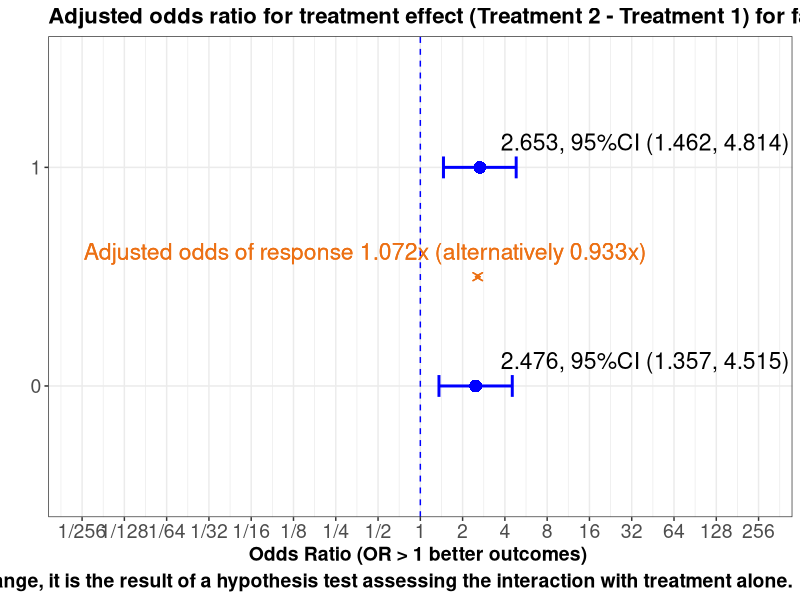
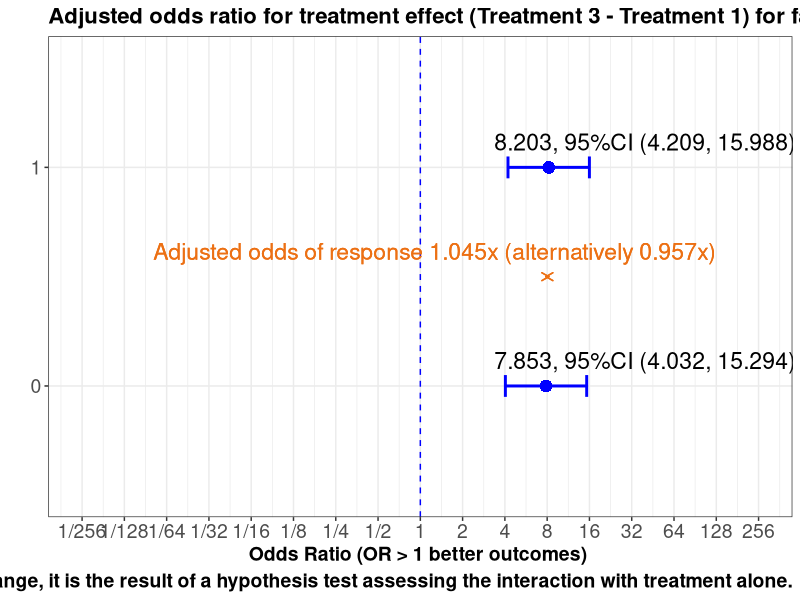

These charts were generated, in order, by the following R code:

# we have defaulted to truth as no interaction 

rm(list=ls())
set.seed(1234)
library(rms)          # automatically engages rms(Hmisc)
library(tidyverse)
library(reshape)
library(rms)
library(ggplot2)
require(gridExtra)


## convenience functions
p0 <- function(x) {formatC(x, format="f", digits=1)}
p1 <- function(x) {formatC(x, format="f", digits=1)}
p2 <- function(x) {formatC(x, format="f", digits=2)}
p3 <- function(x) {formatC(x, format="f", digits=3)}
p4 <- function(x) {formatC(x, format="f", digits=4)}
p5 <- function(x) {formatC(x, format="f", digits=5)}

logit <-     function(p) log(1/(1/p-1))
expit <-     function(x) 1/(1/exp(x) + 1)
inv_logit <- function(logit) exp(logit) / (1 + exp(logit))
is.even <-   function(x){ x %% 2 == 0 }                       # function to id. odd maybe useful
options(width=200)


#Simulate logistic regression and focus on one factor's interaction with treatment and how we should present the results

# select the design to simulate!!!!!!!!
Design = "Treatment interacts with all variables" 
Design = "Treatment interacts with smoking only" 
Design = "No-interaction logit-additive model"

# coefficients on log odds scale

intercept <- -3
n=10000
v1 = 1 
v2 = 1/(65-18)
v3 = 0.4
v4 = 0
v5 = 1/3
v6 = -.5/10
v7 = 0.25/30
v8 = -.1/10
v9 = -1/50
v10 = log(2) ################!!!  OR2
v11 = -log(1)
v12 = log(0.5)

#~~~~~~~~~~~~~~~~~~~~~~~~~~~~~~~~~~~~~~~~~~~~~~~~~~~~~~~~~~~~~~~~~~~~~~~~~~~~~~~~~
randomi <- runif(n)    # this determines Y=1 later, 
#~~~~~~~~~~~~~~~~~~~~~~~~~~~~~~~~~~~~~~~~~~~~~~~~~~~~~~~~~~~~~~~~~~~~~~~~~~~~~~~~~

trt.coef       <-  v1     # log odds ratio so 1 -> 2.718, so 1 is LARGE
age.coef       <-  v2     # log odds of 1 over the age range
smoke.coef     <-  v3     # this is odds of 1.5
bmi.coef       <-  v4     # this is an odds of 1..50:50
covar3.coef    <-  v5     # log odds 1 over range of 3
covar1.coef    <-  v6     # log odds -.05 per unit change
vas.coef       <-  v7     # log odds .008 per unit change. log odds .25 over 30 units odds 1.27
time.coef      <-  v8     # log odds -.01 per year, log odds -.1 over 10 years or odds .90
covar2.coef    <-  v9     # log odds 0.02 per unit, log odds 1 over 50 units or odds 2.7
fact1.coef     <-  v10    # log odds 0.693 per change in binary, or odds of 2   !!!!!!!!!!!!!!!
binary2.coef   <-  v11    # log odds 0 per change in binary, or odds of 1  
sex.coef       <-  v12    # log odds -0.693 per change in binary, or odds of .5  

# made up data structure 
trt      <- sample(1:3,   n, replace=TRUE)      # trt 3 levels
age      <- sample(18:65, n, replace=TRUE)      # continuous
bmi      <- sample(1:3,   n, replace=TRUE)      # assume 3 equal groups
smoking  <- sample(1:3,   n, replace=TRUE)      # categorical assume 3 equal groups
covar3   <- round(runif(n,0,3),2)
covar1   <- round(runif(n,0,10),2)
vas      <- sample(1:30, n, replace=TRUE)
time     <- round(runif(n,0,10),2)              # years
covar2   <- sample(1:50, n, replace=TRUE)
fact1    <- sample(0:1,  n, replace=TRUE)
binary2  <- sample(0:1,  n, replace=TRUE)
sex      <- sample(0:1,  n, replace=TRUE)


# Linear predictor



#~~~~~~~~~~~~~~~~~~~~~~~~~~~~~~~~~~~~~~~~~~~~~~~~~~~~~~~~~~~~~~~~~~~~~~~~~~~~~~~~~~~~~~~~~~~~~~~~~~~~~~~~~~~~~~~~~~~~~~~~~~~~linear predictor
if ( ( Design) == "Treatment interacts with all variables" )  {
  
  lp = intercept + trt*trt.coef*(smoking*smoke.coef   +   age*age.coef  + bmi*bmi.coef   + covar3*covar3.coef +
                                   covar1*covar1.coef +   vas*vas.coef  + time*time.coef + covar2*covar2.coef +
                                   fact1*fact1.coef   +
                                   binary2*binary2.coef + sex*sex.coef) 
  
  
}   else if ( ( Design ) == "Treatment interacts with smoking only" ) {    
  
  # truth  only smoking interacts  with trt
  lp = intercept + (trt*trt.coef*smoking*smoke.coef)   +   age*age.coef   + bmi*bmi.coef + covar3*covar3.coef +
    covar1*covar1.coef  + vas*vas.coef   + time*time.coef + covar2*covar2.coef + fact1*fact1.coef +
    binary2*binary2.coef + sex*sex.coef
  
  
}   else if ( ( Design) == "No-interaction logit-additive model" ) {  
  
  # truth no interactions
  lp = intercept + trt*trt.coef + smoking*smoke.coef + age*age.coef  + bmi*bmi.coef  + covar3*covar3.coef  +
    covar1*covar1.coef + vas*vas.coef  + time*time.coef + covar2*covar2.coef + fact1*fact1.coef +
    binary2*binary2.coef + sex*sex.coef
}

y <- ifelse(randomi < plogis(lp), 1, 0)   # one liner  randomi object is necessary for R shiny only



# Dataset creation Stick the linear predictor and covariates together


datx <- data.frame(cbind(y,  trt ,smoking,  age, covar3, covar1, vas, time, covar2, fact1, binary2, sex, bmi))

da <-  datx 

da$trt <-     factor(da$trt)
da$smoking <- factor(da$smoking)
da$fact1 <-   factor(da$fact1)
da$binary2 <- factor(da$binary2)
da$sex <-     factor(da$sex)
da$bmi <-     factor(da$bmi)

# labels for forest plots
label(da$age)                <- 'Age'                       
label(da$trt)                <- 'Treatment'
label(da$bmi)                <- 'Body Mass Index'
label(da$smoking)            <- 'Smoking'
label(da$covar3)             <- 'Biomarker'
label(da$covar1)             <- 'Blood score'
label(da$vas)                <- 'Visual analogue score'
label(da$time)               <- 'Time since diagnosis'
label(da$covar2)             <- 'Fitness score'
label(da$fact1)              <- "History"
label(da$binary2)            <- "Employed"
label(da$sex)                <- 'Sex'

dd <<- datadist(da)
options(datadist="dd")

# Regression Run logistic regression

A<-lrm(y~   trt * (smoking  + age  + bmi + covar3 + covar1 + vas + time + covar2 + fact1 + binary2 +sex),da, y=TRUE ,x=TRUE)  # all interact with trt
B<-lrm(y~  (trt *  smoking) + age  + bmi + covar3 + covar1 + vas + time + covar2 + fact1 + binary2 +sex, da, y=TRUE, x=TRUE)  # smoking * trt only
C<-lrm(y~   trt +  smoking  + age +  bmi + covar3 + covar1 + vas + time + covar2 + fact1 + binary2 +sex, da, y=TRUE, x=TRUE)  # main effect




## treatment effects # relvel or use contrast


v0. <-  1
v1. <-  40
v2. <-  1.3
v3. <-  5
v4. <-  17
v5. <-  4
v6. <-  20
v7. <-  0
v8. <-  0
v9. <-  0
v10. <- 1

## need trt levels

#i <- as.numeric(unlist(strsplit(input$tlevz,",")))

M <- 1
N <- 2


# need to enter the order of the infep factor levels 
#i <- as.numeric(unlist(strsplit(input$ilevz,",")))


M1 <- 0 
N1 <- 21



options(digits=6)

 
 
##################GOOD TO HERE#################################################

# inputs
# covariate settings of other variables
# levels of indep var
# trt levels of interest

v0. <- 1 # smoking
v1. <- 0 # age
v2. <- 0 # biomarker  
v3. <- 0 # blood      
v4. <- 0 # vas       
v5. <- 0 # time     
v6. <- 0 # fitness    
v7. <- 0 # history
v8. <- 0 # employed   
v9. <- 0 # sex  
v10. <- 1 # BMI       


#function to return contrast/double/anova p


































#~~~~~~~~~~~~~~~~~~~~~~~~~~~~~~~~~~~~~~~~~~~~~~~~~~~~~~~~~~~~~~~~~~~~~~~~~~~~~~~~~~~~~~~~~~~~~~~~
#~~~~~~~~~~~~~~~~~~~~~~~~~~~~~~~~~~~~~~~~~~~~~~~~~~~~~~~~~~~~~~~~~~~~~~~~~~~~~~~~~~~~~~~~~~~~~~~~
# function to get treatment effects for interactions, double diff and anova p value for 
# interaction chunk
# M and N are the treatment levels , 
# M1 and N1 are the independent variable levels

statz <- function( v="fact1", M=1,  N=2,   M1=0 , N1=1)  {


if (v %in% "fact1") {

  k1 <- rms::contrast(A,   
                      list(fact1=c(M1,N1),  
                           smoking=v0.,  age=v1., covar3=v2., covar1=v3., vas=v4., time =v5.,
                           covar2=v6., binary2=v8., sex=v9. , bmi=v10., 
                           trt=c(N)),
                      
                      list(fact1=c(M1,N1),    
                           smoking=v0.,  age=v1., covar3=v2., covar1=v3., vas=v4., time =v5.,
                           covar2=v6., binary2=v8., sex=v9. , bmi=v10., 
                           trt=c(M))
                      
  )
  
  double <- contrast(A, 
                     list(trt=N,  fact1=N1
                     ),
                     
                     list(trt=M,  fact1=N1 
                     ),
                     
                     list(trt=N,  fact1=M1
                     ),
                     
                     list(trt=M,  fact1=M1 
                     ), 
                     conf.int=.95)


    # lets get the interaction p-value
    x <- anova(A, india=FALSE )
    pv <- x[grep("* fact1", rownames(x)),"P"]
    pvalue <- x[grep("* fact1", rownames(x)),]
    M=M;N=N;M1=M1;N1=N1
#~~~~~~~~~~~~~~~~~~~~~~~~~~~~~~~~~~~~~~~~~~~~~~~~~~~~~~~~~~~~~~~~~~~~~~~~~~~~~~~~~~~~~~~~~~~~~~~~
#~~~~~~~~~~~~~~~~~~~~~~~~~~~~~~~~~~~~~~~~~~~~~~~~~~~~~~~~~~~~~~~~~~~~~~~~~~~~~~~~~~~~~~~~~~~~~~~~
    
} else if (v %in% "age") {
  
  
  k1 <- rms::contrast(A,
                      
                      list(fact1=v10.,
                           smoking=v0., age=c(M1,N1), covar3=v2., covar1=v3., vas=v4., time=v5.,
                           covar2=v6., binary2=v8., sex=v9., bmi=v10.,
                           trt=N),
                      
                      list(fact1=v10.,
                           smoking=v0., age=c(M1,N1), covar3=v2., covar1=v3., vas=v4., time=v5.,
                           covar2=v6.,  binary2=v8., sex=v9., bmi=v10.,
                           trt=M) 
  )
  
  
  double <- contrast(A, 
                     list(trt=N,  age=N1
                     ),
                     
                     list(trt=M,  age=N1 
                     ),
                     
                     list(trt=N,  age=M1
                     ),
                     
                     list(trt=M,  age=M1 
                     ), 
                     conf.int=.95)
  
  
  # lets get the interaction p-value
  x <- anova(A, india=FALSE )
  pv <- x[grep("* age", rownames(x)),"P"]
  pvalue <- x[grep("* age", rownames(x)),]
  M=M;N=N;M1=M1;N1=N1

  
  #~~~~~~~~~~~~~~~~~~~~~~~~~~~~~~~~~~~~~~~~~~~~~~~~~~~~~~~~~~~~~~~~~~~~~~~~~~~~~~~~~~~~~~~~~~~~~~~~
  #~~~~~~~~~~~~~~~~~~~~~~~~~~~~~~~~~~~~~~~~~~~~~~~~~~~~~~~~~~~~~~~~~~~~~~~~~~~~~~~~~~~~~~~~~~~~~~~~
  
}   else if (v %in% "bmi") {
  
  k1 <- rms::contrast(A,
                      
                      list(fact1=v10.,
                           smoking=v0., age=v1., covar3=v2., covar1=v3., vas=v4., time=v5.,
                           covar2=v6., binary2=v8., sex=v9., bmi=c(M1,N1),
                           trt=N),
                      
                      list(fact1=v10.,
                           smoking=v0., age=v1., covar3=v2., covar1=v3., vas=v4., time=v5.,
                           covar2=v6.,  binary2=v8., sex=v9., bmi=c(M1,N1),
                           trt=M) 
  )
  
  
  double <- contrast(A, 
                     list(trt=N,  bmi=N1
                     ),
                     
                     list(trt=M,  bmi=N1 
                     ),
                     
                     list(trt=N,  bmi=M1
                     ),
                     
                     list(trt=M,  bmi=M1 
                     ), 
                     conf.int=.95)
  
  
  # lets get the interaction p-value
  x <- anova(A, india=FALSE )
  pv <- x[grep("* bmi", rownames(x)),"P"]
  pvalue <- x[grep("* bmi", rownames(x)),]
  M=M;N=N;M1=M1;N1=N1
  #~~~~~~~~~~~~~~~~~~~~~~~~~~~~~~~~~~~~~~~~~~~~~~~~~~~~~~~~~~~~~~~~~~~~~~~~~~~~~~~~~~~~~~~~~~~~~~~~
  #~~~~~~~~~~~~~~~~~~~~~~~~~~~~~~~~~~~~~~~~~~~~~~~~~~~~~~~~~~~~~~~~~~~~~~~~~~~~~~~~~~~~~~~~~~~~~~~~
  
} else if (v %in% "covar3") {
  
  
  k1 <- rms::contrast(A,
                      
                      list(fact1=v10.,
                           smoking=v0., age=v1., covar3=c(M1,N1), covar1=v3., vas=v4., time=v5.,
                           covar2=v6., binary2=v8., sex=v9., bmi=v10.,
                           trt=N),
                      
                      list(fact1=v10.,
                           smoking=v0., age=v1., covar3=c(M1,N1), covar1=v3., vas=v4., time=v5.,
                           covar2=v6.,  binary2=v8., sex=v9., bmi=v10.,
                           trt=M) 
  )
  
  
  double <- contrast(A, 
                     list(trt=N,  covar3=N1
                     ),
                     
                     list(trt=M,  covar3=N1 
                     ),
                     
                     list(trt=N,  covar3=M1
                     ),
                     
                     list(trt=M,  covar3=M1 
                     ), 
                     conf.int=.95)
  
  
  # lets get the interaction p-value
  x <- anova(A, india=FALSE )
  pv <- x[grep("* covar3", rownames(x)),"P"]
  pvalue <- x[grep("* covar3", rownames(x)),]
  
  M=M;N=N;M1=M1;N1=N1
  
  #~~~~~~~~~~~~~~~~~~~~~~~~~~~~~~~~~~~~~~~~~~~~~~~~~~~~~~~~~~~~~~~~~~~~~~~~~~~~~~~~~~~~~~~~~~~~~~~~
  #~~~~~~~~~~~~~~~~~~~~~~~~~~~~~~~~~~~~~~~~~~~~~~~~~~~~~~~~~~~~~~~~~~~~~~~~~~~~~~~~~~~~~~~~~~~~~~~~
  
} else if (v %in% "covar1") {
  
  
  k1 <- rms::contrast(A,
                      
                      list(fact1=v10.,
                           smoking=v0., age=v1., covar1=c(M1,N1), covar3=v2., vas=v4., time=v5.,
                           covar2=v6., binary2=v8., sex=v9., bmi=v10.,
                           trt=N),
                      
                      list(fact1=v10.,
                           smoking=v0., age=v1., covar1=c(M1,N1), covar3=v2., vas=v4., time=v5.,
                           covar2=v6.,  binary2=v8., sex=v9., bmi=v10.,
                           trt=M) 
  )
  
  
  double <- contrast(A, 
                     list(trt=N,  covar1=N1
                     ),
                     
                     list(trt=M,  covar1=N1 
                     ),
                     
                     list(trt=N,  covar1=M1
                     ),
                     
                     list(trt=M,  covar1=M1 
                     ), 
                     conf.int=.95)
  
  
  # lets get the interaction p-value
  x <- anova(A, india=FALSE )
  pv <- x[grep("* covar1", rownames(x)),"P"]
  pvalue <- x[grep("* covar1", rownames(x)),]
  M=M;N=N;M1=M1;N1=N1
  #~~~~~~~~~~~~~~~~~~~~~~~~~~~~~~~~~~~~~~~~~~~~~~~~~~~~~~~~~~~~~~~~~~~~~~~~~~~~~~~~~~~~~~~~~~~~~~~~
  #~~~~~~~~~~~~~~~~~~~~~~~~~~~~~~~~~~~~~~~~~~~~~~~~~~~~~~~~~~~~~~~~~~~~~~~~~~~~~~~~~~~~~~~~~~~~~~~~
  
} else if (v %in% "vas") {
  
  
  k1 <- rms::contrast(A,
                      
                      list(fact1=v10.,
                           smoking=v0., age=v1., covar3=v2., covar1=v3., vas=c(M1,N1), time=v5.,
                           covar2=v6., binary2=v8., sex=v9., bmi=v10.,
                           trt=N),
                      
                      list(fact1=v10.,
                           smoking=v0., age=v1., covar3=v2., covar1=v3., vas=c(M1,N1), time=v5.,
                           covar2=v6.,  binary2=v8., sex=v9., bmi=v10.,
                           trt=M) 
  )
  
  double <- contrast(A, 
                     list(trt=N,  vas=N1
                     ),
                     
                     list(trt=M,  vas=N1 
                     ),
                     
                     list(trt=N,  vas=M1
                     ),
                     
                     list(trt=M,  vas=M1 
                     ), 
                     conf.int=.95)
  
  
  # lets get the interaction p-value
  x <- anova(A, india=FALSE )
  pv <- x[grep("* vas", rownames(x)),"P"]
  pvalue <- x[grep("* vas", rownames(x)),]
  M=M;N=N;M1=M1;N1=N1
  
  #~~~~~~~~~~~~~~~~~~~~~~~~~~~~~~~~~~~~~~~~~~~~~~~~~~~~~~~~~~~~~~~~~~~~~~~~~~~~~~~~~~~~~~~~~~~~~~~~
  #~~~~~~~~~~~~~~~~~~~~~~~~~~~~~~~~~~~~~~~~~~~~~~~~~~~~~~~~~~~~~~~~~~~~~~~~~~~~~~~~~~~~~~~~~~~~~~~~
} else if (v %in% "covar2") {
  
  
  
  k1 <- rms::contrast(A,
                      
                      list(fact1=v10.,
                           smoking=v0., age=v1., covar3=v2., covar1=v3., vas=v4., time=v5.,
                           covar2=c(M1,N1), binary2=v8., sex=v9., bmi=v10.,
                           trt=N),
                      
                      list(fact1=v10.,
                           smoking=v0., age=v1., covar3=v2., covar1=v3., vas=v4., time=v5.,
                           covar2=c(M1,N1),  binary2=v8., sex=v9., bmi=v10.,
                           trt=M) 
  )
  
  double <- contrast(A, 
                     list(trt=N,  covar2=N1
                     ),
                     
                     list(trt=M,  covar2=N1 
                     ),
                     
                     list(trt=N,  covar2=M1
                     ),
                     
                     list(trt=M,  covar2=M1 
                     ), 
                     conf.int=.95)
  
  
  # lets get the interaction p-value
  x <- anova(A, india=FALSE )
  pv <- x[grep("* covar2", rownames(x)),"P"]
  
  pvalue <- x[grep("* covar2", rownames(x)),]
  M=M;N=N;M1=M1;N1=N1
  #~~~~~~~~~~~~~~~~~~~~~~~~~~~~~~~~~~~~~~~~~~~~~~~~~~~~~~~~~~~~~~~~~~~~~~~~~~~~~~~~~~~~~~~~~~~~~~~~
  #~~~~~~~~~~~~~~~~~~~~~~~~~~~~~~~~~~~~~~~~~~~~~~~~~~~~~~~~~~~~~~~~~~~~~~~~~~~~~~~~~~~~~~~~~~~~~~~~
  
} else if (v %in% "time") {
  
  
  
  k1 <- rms::contrast(A,
                      
                      list(fact1=v10.,
                           smoking=v0., age=v1., covar3=v2., covar1=v3., vas=v4., time=c(M1,N1),
                           covar2=v6., binary2=v8., sex=v9., bmi=v10.,
                           trt=N),
                      
                      list(fact1=v10.,
                           smoking=v0., age=v1., covar3=v2., covar1=v3., vas=v4., time=c(M1,N1),
                           covar2=v6.,  binary2=v8., sex=v9., bmi=v10.,
                           trt=M) 
  )
  

  
  double <- contrast(A, 
                     list(trt=N,  time=N1
                     ),
                     
                     list(trt=M,  time=N1 
                     ),
                     
                     list(trt=N,  time=M1
                     ),
                     
                     list(trt=M,  time=M1 
                     ), 
                     conf.int=.95)
  
  
  # lets get the interaction p-value
  x <- anova(A, india=FALSE )
  pv <- x[grep("* time", rownames(x)),"P"]
  pvalue <- x[grep("* time", rownames(x)),]
  M=M;N=N;M1=M1;N1=N1
  
  
  #~~~~~~~~~~~~~~~~~~~~~~~~~~~~~~~~~~~~~~~~~~~~~~~~~~~~~~~~~~~~~~~~~~~~~~~~~~~~~~~~~~~~~~~~~~~~~~~~
  #~~~~~~~~~~~~~~~~~~~~~~~~~~~~~~~~~~~~~~~~~~~~~~~~~~~~~~~~~~~~~~~~~~~~~~~~~~~~~~~~~~~~~~~~~~~~~~~~
  
}   else if (v %in% "sex") {
  
  
  k1 <- rms::contrast(A,
                      
                      list(fact1=v10.,
                           smoking=v0., age=v1., covar3=v2., covar1=v3., vas=v4., time=v5.,
                           covar2=v6., binary2=v8., sex=c(M1,N1), bmi=v10.,
                           trt=N),
                      
                      list(fact1=v10.,
                           smoking=v0., age=v1., covar3=v2., covar1=v3., vas=v4., time=v5.,
                           covar2=v6.,  binary2=v8., sex=c(M1,N1), bmi=v10.,
                           trt=M) 
  )
  
  
  
  double <- contrast(A, 
                     list(trt=N,  sex=N1
                     ),
                     
                     list(trt=M,  sex=N1 
                     ),
                     
                     list(trt=N,  sex=M1
                     ),
                     
                     list(trt=M,  sex=M1 
                     ), 
                     conf.int=.95)
  
  
  # lets get the interaction p-value
  x <- anova(A, india=FALSE )
  pv <- x[grep("* sex", rownames(x)),"P"]
  pvalue <- x[grep("* sex", rownames(x)),]
  M=M;N=N;M1=M1;N1=N1
  
  #~~~~~~~~~~~~~~~~~~~~~~~~~~~~~~~~~~~~~~~~~~~~~~~~~~~~~~~~~~~~~~~~~~~~~~~~~~~~~~~~~~~~~~~~~~~~~~~~
  #~~~~~~~~~~~~~~~~~~~~~~~~~~~~~~~~~~~~~~~~~~~~~~~~~~~~~~~~~~~~~~~~~~~~~~~~~~~~~~~~~~~~~~~~~~~~~~~~
  
}   else if (v %in% "binary2") {
  
  
  k1 <- rms::contrast(A,
                      
                      list(fact1=v10.,
                           smoking=v0., age=v1., covar3=v2., covar1=v3., vas=v4., time=v5.,
                           covar2=v6., binary2=c(M1,N1), sex=v9., bmi=v10.,
                           trt=N),
                      
                      list(fact1=v10.,
                           smoking=v0., age=v1., covar3=v2., covar1=v3., vas=v4., time=v5.,
                           covar2=v6.,  binary2=c(M1,N1), sex=v9., bmi=v10.,
                           trt=M) 
  )
  
  double <- contrast(A, 
                     list(trt=N,  binary2=N1
                     ),
                     
                     list(trt=M,  binary2=N1 
                     ),
                     
                     list(trt=N,  binary2=M1
                     ),
                     
                     list(trt=M,  binary2=M1 
                     ), 
                     conf.int=.95)
  
  
  # lets get the interaction p-value
  x <- anova(A, india=FALSE )
  pv <- x[grep("* binary2", rownames(x)),"P"]
  pvalue <- x[grep("* binary2", rownames(x)),]
  M=M;N=N;M1=M1;N1=N1
  
}
  return(list(k1=k1, double=double, pv=pv, pvalue=pvalue, M=M, N=N, M1=M1, N1=N1))
  
}
  
# end function 
# function to get treatment effects for interactions, double diff and anova p value for 
# interaction chunk
# M and N are the treatment levels , 
# M1 and N1 are the independent variable levels
#~~~~~~~~~~~~~~~~~~~~~~~~~~~~~~~~~~~~~~~~~~~~~~~~~~~~~~~~~~~~~~~~~~~~~~~~~~~~~~~~~~~~~~~~~~~~~~~~
#~~~~~~~~~~~~~~~~~~~~~~~~~~~~~~~~~~~~~~~~~~~~~~~~~~~~~~~~~~~~~~~~~~~~~~~~~~~~~~~~~~~~~~~~~~~~~~~~

  
res <- statz(v="fact1", M= 1,  N=2,   M1 =0 ,  N1 = 1)  
res <- statz(v="age",   M= 1,  N=2,   M1 =10 , N1 = 20)  
res <- statz(v="age",   M= 1,  N=3,   M1 =10 , N1 = 20)  

  
#### now let us write a plot function 
  
  
  
###########################

i.plot <- function( 
  res =statz(v , M ,  N ,   M1  ,  N1 )  
) {
  
  # original is on log scale
  zz <- res$k1
  Scorex=as.vector(zz$Contrast)
  lbx =  as.vector(zz$Lower)
  ubx =  as.vector(zz$Upper)
  
  M=res$M
  N=res$N
  
  effect = names(res$k1)[1]
  
  # create a data set
  df.plot <- data.frame(factor.=c(res$M1,res$N1 ),
                        x=paste0("Treatment ",N," - Treatment ",M), 
                        Score=exp(Scorex),
                        lb = exp(lbx),
                        ub =exp(ubx)
  )
  
  #~~~~~~~~~~~~~~~~~~~~~~~~~~~~~~~~~~~~~~~~~~~~~~~~~~~~~~~~~~~~
  # ~~~~~~~~~~~~~~~~~~~~~~~~~~~~~~~~~~~~~~~~~~~~~~~~~~~~~~~~~~~~~~~~~~~~~~~~~~~~~~~~
  #https://stackoverflow.com/questions/11094822/numbers-in-geometric-progression
  v <- 2^seq(-8, 8, by=1)
  #https://stackoverflow.com/questions/5046026/print-number-as-reduced-fraction-in-r
  v2 <- as.character(MASS::fractions(v)) # labels for axis, mix of fractions and numeric
  # ~~~~~~~~~~~~~~~~~~~~~~~~~~~~~~~~~~~~~~~~~~~~~~~~~~~~~~~~~~~~~~~~~~~~~~~~~~~~~~~~
  
  df.plot$factor. = factor(df.plot$factor., levels = c(res$M1,res$N1 ))
  
  
    # capture interaction effect to present on graph
 # interaction. <- max(Scorex[2],Scorex[1]) -  min(Scorex[2],Scorex[1])  # difference on log odds scale, could use abs(diff(Scorex))
  interaction. <-  res$double$Contrast[[1]]
  
  gp <- ggplot(df.plot, aes(x=factor., y=log(Score), fill="black", group=x))
  gg <- gp + #geom_line(aes(linetype=x), size=.6) + 
    geom_point(aes(shape=x), size=4,  color="blue") + 
    geom_errorbar(aes(ymax=log(ub), ymin=log(lb)), width=0.1, size=1, color="blue") +
    theme(legend.position="none") + ylab("Odds Ratio (OR > 1 better outcomes) ") + xlab("") +
    
    theme_bw() +
    
    # tick labels and axis labels
    theme(axis.text.x=element_text(size=14),
          axis.title.x=element_text(size=14,face="bold")) +
    
    theme(axis.text.y=element_text(size=14),
          axis.title.y=element_text(size=14,face="bold")) +
    
    theme(plot.title = element_text(size = 16, face = "bold")) +
    
    theme(legend.position="none") +
    #~~~~~~~~~~~~~~~~~~~~~~~~~~~~~~~~~~~~~~~~~~~~~~~~~#
    # line of no effect
    geom_hline(yintercept=log(1), linetype="dashed", color = "blue") +
    
    
    scale_y_continuous(
      breaks= log(v)  ,  
      limits = c(log(min(v)),log(max(v))),  
      label=     v2  # created earlier
    ) +
    
    coord_flip() +
    
    geom_text(aes(   
      y=log(40),
      label = paste0(p3(Score),", 95%CI (" ,p3(lb),", ",p3(ub), ")"), 
      vjust=-1.0), size=5.8, color='black') +
    
    ggtitle( paste0("Adjusted odds ratio for treatment effect (Treatment ",N," - Treatment ",M,") for ",effect,", interaction p-value ",p5(res$pv) ) )
  
  gg <- gg + labs(caption = c(paste0("The p-value tests for the necessity of the interaction printed in orange, it is the result of a hypothesis test assessing the interaction with treatment alone."))) + 
    
    #theme(plot.caption = element_text(hjust=c(1, 0), size = 14, face = "bold")) 
    theme(plot.caption = element_text( size = 14, face = "bold")) 
  # p + theme(
  #     plot.title = element_text(color = "red", size = 12, face = "bold"),
  #     plot.subtitle = element_text(color = "blue"),
  #     plot.caption = element_text(color = "green", face = "italic")
  # )
  
  # Add arrows
  
  i <- gg + geom_segment(
    x = 1.5, y =  Scorex[1],
    xend = 1.5, yend =  Scorex[2],
    lineend = "round", # See available arrow types in example above
    linejoin = "round",
    size = .5, 
    arrow = arrow(length = unit(0.2, "cm")),
    colour = "#EC7014" # Also accepts "red", "blue' etc
  ) 
  
  # double headed arrow   
  
  j <-  i  + geom_segment(
    xend = 1.5, yend =  Scorex[1],
    x = 1.5, y =  Scorex[2],
    lineend = "round", # See available arrow types in example above
    linejoin = "round",
    size = .5, 
    arrow = arrow(length = unit(0.2, "cm")),
    colour = "#EC7014" # Also accepts "red", "blue' etc
  )   
  
  
  # now add text , we exponentiate the dif of the log odds ratios and show the interaction form both points of view
  
  k <- j + geom_text( aes(
    x = 1.5, y = (Scorex[1]+Scorex[2])/2,
    label = paste0("Adjusted odds of response ",p3(exp(   interaction.  )),"x (alternatively ",p3(exp(  - interaction.  )),"x)"), 
    group = NULL,
    vjust = -1, #.3
    hjust = .7 #1
  ), size=5.8 , color="#EC7014") 
  
}



z <- i.plot(  res =statz(v="fact1", M= 1,  N=2,   M1 =0 ,  N1 = 1)  )
z
z <- i.plot(  res =statz(v="fact1", M= 1,  N=3,   M1 =0 ,  N1 = 1)  )

z


 
